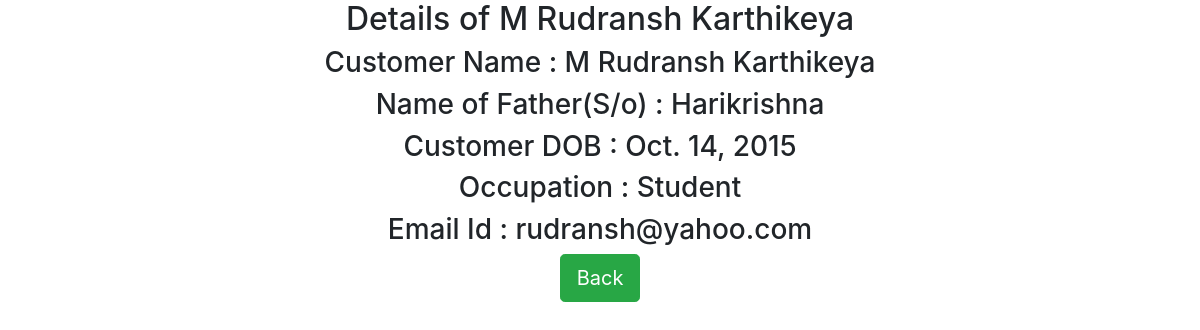
Page /customerdetails/2/ on the committed database.
### customerapp/models.py (models this page shows, shortened)
class Customer(models.Model):
    name=models.CharField(max_length=64)
    father=models.CharField(max_length=64)
    dob=models.DateField()
    Occupation=models.CharField(max_length=64)
    mailid=models.EmailField()

### customerapp/views.py (the view)
# urls.py: url(r'^customerdetails/(?P<pk>\d+)/$', views.CustomerDetailView.as_view(),name='detail'),
class CustomerDetailView(DetailView):
    model=Customer

### templates/customerapp/customer_detail.html
<!DOCTYPE html>
{%extends 'customerapp/base.html'%}
{%block content%}
<div align='center' class="main-box">
    <h2>Details of {{customer.name}}</h2>
    <h3>Customer Name : {{customer.name}}</h3>
    <h3>Name of Father(S/o) : {{customer.father}}</h3>
    <h3>Customer DOB : {{customer.dob}}</h3>
    <h3>Occupation : {{customer.Occupation}}</h3>
    <h3>Email Id : {{customer.mailid}}</h3>
    <a class="btn btn-success btn-lg" href="/customerlist">Back</a>
</div>
{%endblock%}

### rows in the picture
Customer: name "M Rudransh Karthikeya", father "Harikrishna", dob "Oct. 14, 2015", Occupation "Student", mailid "rudransh@yahoo.com"
